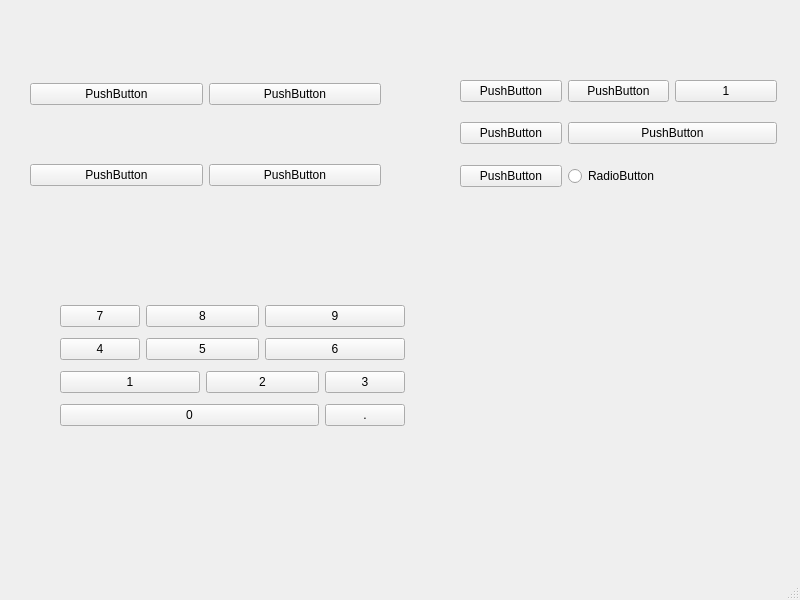
<?xml version="1.0" encoding="UTF-8"?>
<ui version="4.0">
 <class>MainWindow</class>
 <widget class="QMainWindow" name="MainWindow">
  <property name="geometry">
   <rect>
    <x>0</x>
    <y>0</y>
    <width>800</width>
    <height>600</height>
   </rect>
  </property>
  <property name="windowTitle">
   <string>MainWindow</string>
  </property>
  <widget class="QWidget" name="centralwidget">
   <widget class="QWidget" name="gridLayoutWidget">
    <property name="geometry">
     <rect>
      <x>30</x>
      <y>30</y>
      <width>351</width>
      <height>211</height>
     </rect>
    </property>
    <layout class="QGridLayout" name="gridLayout">
     <item row="0" column="0">
      <widget class="QPushButton" name="pushButton">
       <property name="text">
        <string>PushButton</string>
       </property>
      </widget>
     </item>
     <item row="0" column="1">
      <widget class="QPushButton" name="pushButton_2">
       <property name="text">
        <string>PushButton</string>
       </property>
      </widget>
     </item>
     <item row="1" column="0">
      <widget class="QPushButton" name="pushButton_3">
       <property name="text">
        <string>PushButton</string>
       </property>
      </widget>
     </item>
     <item row="1" column="1">
      <widget class="QPushButton" name="pushButton_4">
       <property name="text">
        <string>PushButton</string>
       </property>
      </widget>
     </item>
    </layout>
   </widget>
   <widget class="QWidget" name="gridLayoutWidget_2">
    <property name="geometry">
     <rect>
      <x>460</x>
      <y>80</y>
      <width>317</width>
      <height>107</height>
     </rect>
    </property>
    <layout class="QGridLayout" name="gridLayout_2">
     <item row="0" column="1">
      <widget class="QPushButton" name="pushButton_6">
       <property name="text">
        <string>PushButton</string>
       </property>
      </widget>
     </item>
     <item row="0" column="0">
      <widget class="QPushButton" name="pushButton_5">
       <property name="text">
        <string>PushButton</string>
       </property>
      </widget>
     </item>
     <item row="1" column="0" rowspan="2">
      <widget class="QPushButton" name="pushButton_7">
       <property name="text">
        <string>PushButton</string>
       </property>
      </widget>
     </item>
     <item row="0" column="2">
      <widget class="QPushButton" name="pushButton_9">
       <property name="text">
        <string>1</string>
       </property>
      </widget>
     </item>
     <item row="3" column="0">
      <widget class="QPushButton" name="pushButton_10">
       <property name="text">
        <string>PushButton</string>
       </property>
      </widget>
     </item>
     <item row="1" column="1" rowspan="2" colspan="2">
      <widget class="QPushButton" name="pushButton_8">
       <property name="text">
        <string>PushButton</string>
       </property>
      </widget>
     </item>
     <item row="3" column="1" colspan="2">
      <widget class="QRadioButton" name="radioButton">
       <property name="text">
        <string>RadioButton</string>
       </property>
      </widget>
     </item>
    </layout>
   </widget>
   <widget class="QWidget" name="">
    <property name="geometry">
     <rect>
      <x>60</x>
      <y>300</y>
      <width>345</width>
      <height>135</height>
     </rect>
    </property>
    <layout class="QGridLayout" name="gridLayout_3">
     <item row="0" column="0">
      <widget class="QPushButton" name="pushButton_11">
       <property name="text">
        <string>7</string>
       </property>
      </widget>
     </item>
     <item row="0" column="1" colspan="2">
      <widget class="QPushButton" name="pushButton_12">
       <property name="text">
        <string>8</string>
       </property>
      </widget>
     </item>
     <item row="0" column="3" colspan="2">
      <widget class="QPushButton" name="pushButton_13">
       <property name="text">
        <string>9</string>
       </property>
      </widget>
     </item>
     <item row="2" column="2" colspan="2">
      <widget class="QPushButton" name="pushButton_18">
       <property name="text">
        <string>2</string>
       </property>
      </widget>
     </item>
     <item row="2" column="4">
      <widget class="QPushButton" name="pushButton_19">
       <property name="text">
        <string>3</string>
       </property>
      </widget>
     </item>
     <item row="2" column="0" colspan="2">
      <widget class="QPushButton" name="pushButton_17">
       <property name="text">
        <string>1</string>
       </property>
      </widget>
     </item>
     <item row="3" column="4">
      <widget class="QPushButton" name="pushButton_21">
       <property name="text">
        <string>.</string>
       </property>
      </widget>
     </item>
     <item row="3" column="0" colspan="4">
      <widget class="QPushButton" name="pushButton_20">
       <property name="text">
        <string>0</string>
       </property>
      </widget>
     </item>
     <item row="1" column="0">
      <widget class="QPushButton" name="pushButton_14">
       <property name="text">
        <string>4</string>
       </property>
      </widget>
     </item>
     <item row="1" column="1" colspan="2">
      <widget class="QPushButton" name="pushButton_15">
       <property name="text">
        <string>5</string>
       </property>
      </widget>
     </item>
     <item row="1" column="3" colspan="2">
      <widget class="QPushButton" name="pushButton_16">
       <property name="text">
        <string>6</string>
       </property>
      </widget>
     </item>
    </layout>
   </widget>
  </widget>
  <widget class="QMenuBar" name="menubar">
   <property name="geometry">
    <rect>
     <x>0</x>
     <y>0</y>
     <width>800</width>
     <height>26</height>
    </rect>
   </property>
  </widget>
  <widget class="QStatusBar" name="statusbar"/>
 </widget>
 <resources/>
 <connections/>
</ui>
